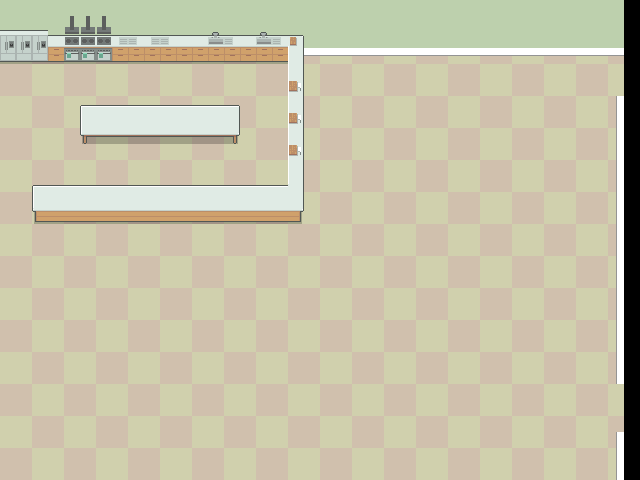

This game map was drawn from its Tiled (.tmx) file and the tilesets committed beside it. A one-line description and the trimmed map source follow:
An orthogonal 40x30 tile map with 16x16 px tiles, 2 tile layers (sol, meubles).

<map version="1.10" tiledversion="1.11.1-99-gec89c545" orientation="orthogonal" renderorder="right-down" width="40" height="30" tilewidth="16" tileheight="16" infinite="0" nextlayerid="6" nextobjectid="8">
 <tileset firstgid="1" source="tileset.tsx" />
 <layer id="1" name="sol" width="40" height="30">
  <data>[1200 cells, 1170 non-empty, 5 distinct tile ids]</data>
 </layer>
 <layer id="2" name="meubles" width="40" height="30">
  <data>[1200 cells, 132 non-empty, 26 distinct tile ids]</data>
 </layer>
</map>
